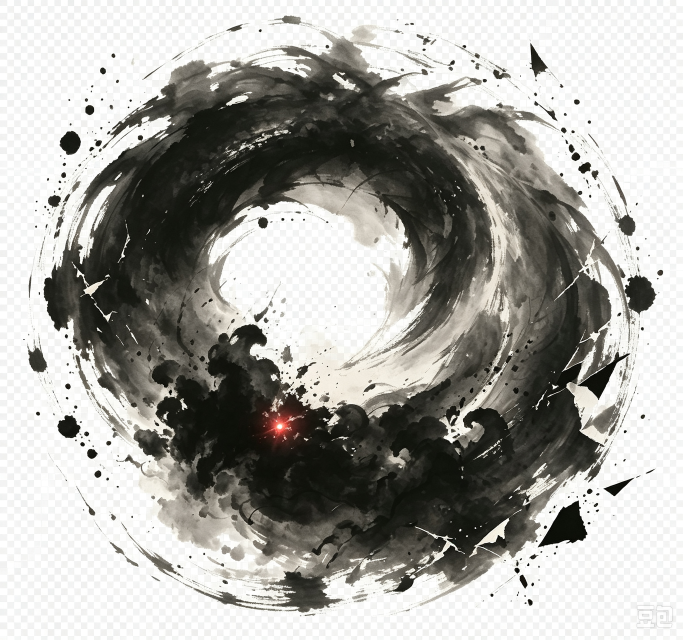
#> input picture zon1_boss_P1_出場1.png, 2048 x 1920 px (shown at 1/3 size)
$ python process_xuanming_p1_assets.py
#> lines starting #> are read from the running program, lines starting #| are printed output that depends on the picture; pictures that were not available may be replaced by others from this repository, and a replacement may not be noted
#!/usr/bin/env python3
"""Prepare approved Xuanming P1 sources and candidate projectile sheets for runtime."""
from pathlib import Path
import json
import numpy as np
from PIL import Image, ImageFilter

ROOT=Path(__file__).resolve().parents[1]
OUT=ROOT/'assets'/'boss'/'xuanming-p1'
PROJECTILES=OUT/'projectiles'
OUT.mkdir(parents=True,exist_ok=True)
PROJECTILES.mkdir(parents=True,exist_ok=True)

def ink_alpha(src, canvas=1024, max_subject=900):
#> called with canvas = 1024, max_subject = 900
    im=Image.open(src).convert('RGB')
#> im is the input picture: PIL image 2048x1920 RGB; mean R, G, B 167.8, 166.9, 162.3
    arr=np.asarray(im).astype(np.float32)
    lum=.299*arr[:,:,0]+.587*arr[:,:,1]+.114*arr[:,:,2]
    chroma=arr.max(axis=2)-arr.min(axis=2)
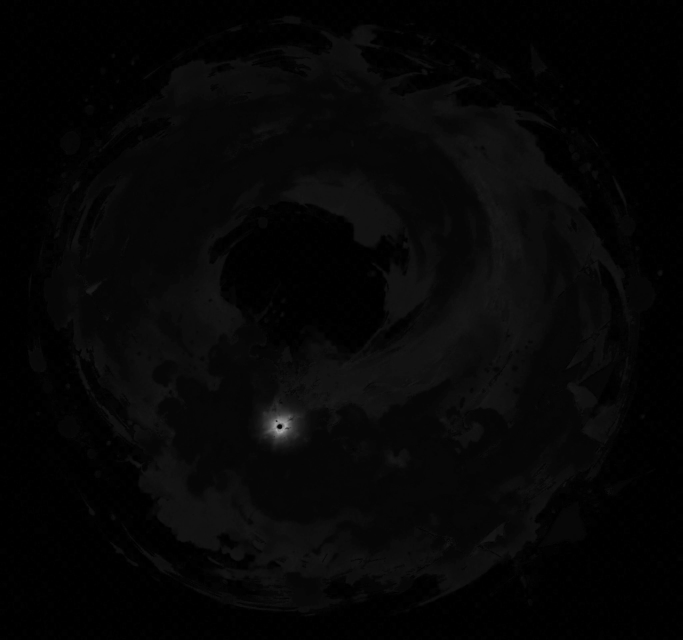
#> chroma: shape (1920, 2048) float32 (shown at 1/3 size); min 0, max 176, mean 5.9
    # The checkerboard is baked into RGB. Its white and grey cells are both light,
    # neutral and repetitive, so remove the whole neutral-light band. Preserve dark
    # ink and the cinnabar core even when surrounded by the baked checker pattern.
    alpha=np.clip((220-lum)*10.0,0,255)
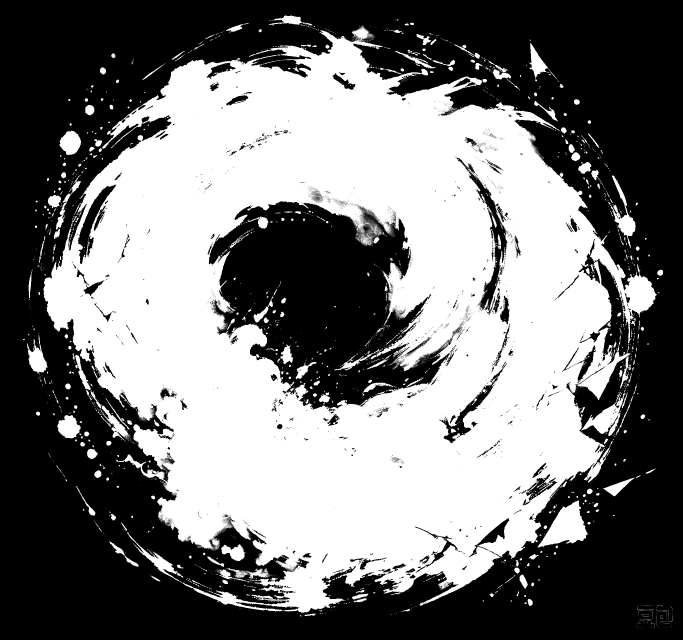
#> alpha: shape (1920, 2048) float32 (shown at 1/3 size); min 0, max 255, mean 118
    alpha[(lum>216)&(chroma<11)]=0
    alpha=Image.fromarray(alpha.astype(np.uint8),'L').filter(ImageFilter.GaussianBlur(.45))
#> alpha: PIL image 2048x1920 L
    rgba=Image.merge('RGBA',(*im.split(),alpha))
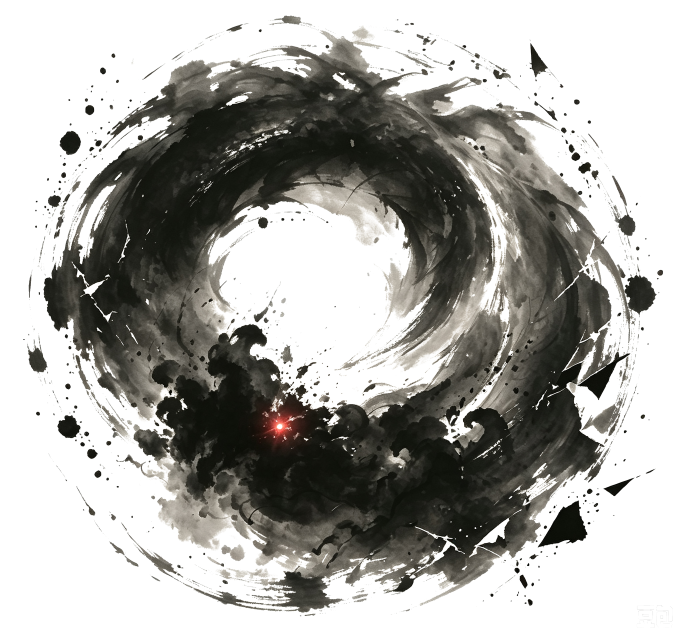
#> rgba: PIL image 2048x1920 RGBA (shown at 1/3 size); mean R, G, B, A 167.8, 166.9, 162.3, 117.9; transparent parts drawn white
    bbox=alpha.getbbox()
#> bbox = (67, 45, 2019, 1884)
    if not bbox: raise ValueError(f'empty source: {src}')
    # Remove the generator watermark zone after content detection.
    x0,y0,x1,y1=bbox
#> x0 = 67; y0 = 45; x1 = 2019; y1 = 1884
    x1=min(x1,int(im.width*.965)); y1=min(y1,int(im.height*.94))
#> after `x1 = min(x1, int(im.width * 0.965))`: x1 = 1976
#> after `y1 = min(y1, int(im.height * 0.94))`: y1 = 1804
    crop=rgba.crop((x0,y0,x1,y1))
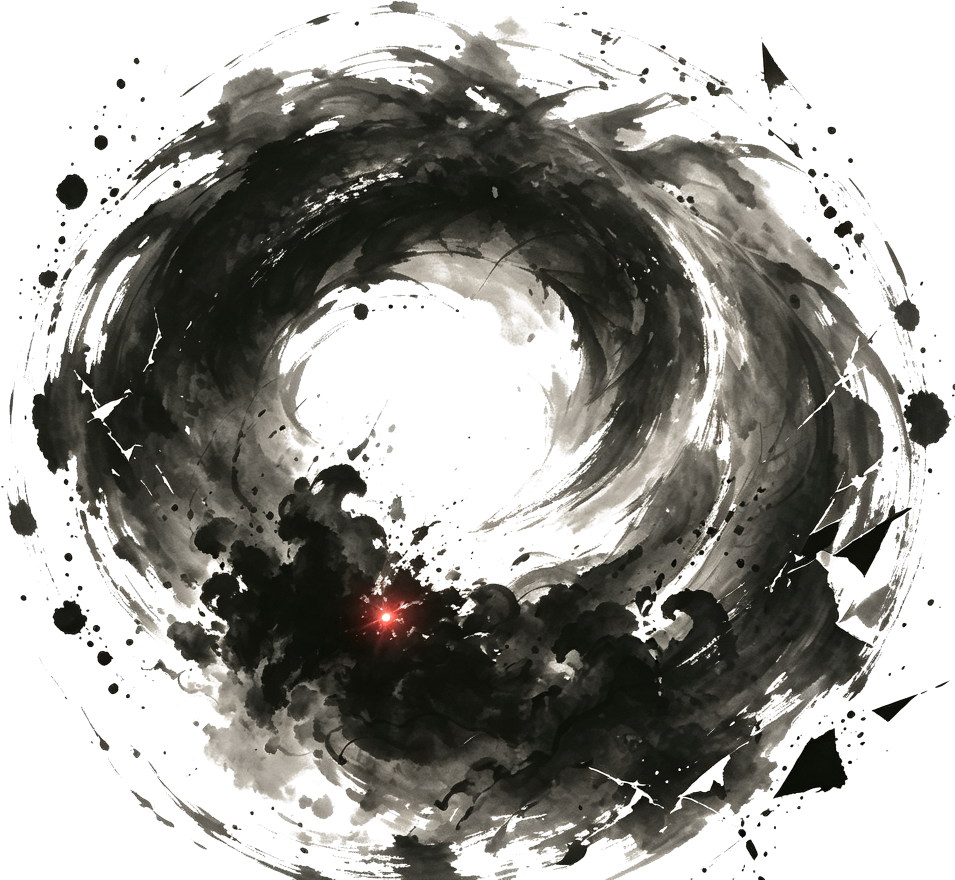
#> crop: PIL image 1909x1759 RGBA (shown at 1/2 size); mean R, G, B, A 154.2, 153.2, 147.9, 137.6; transparent parts drawn white
    scale=min(max_subject/crop.width,max_subject/crop.height)
#> scale = 0.471
    crop=crop.resize((max(1,round(crop.width*scale)),max(1,round(crop.height*scale))),Image.Resampling.LANCZOS)
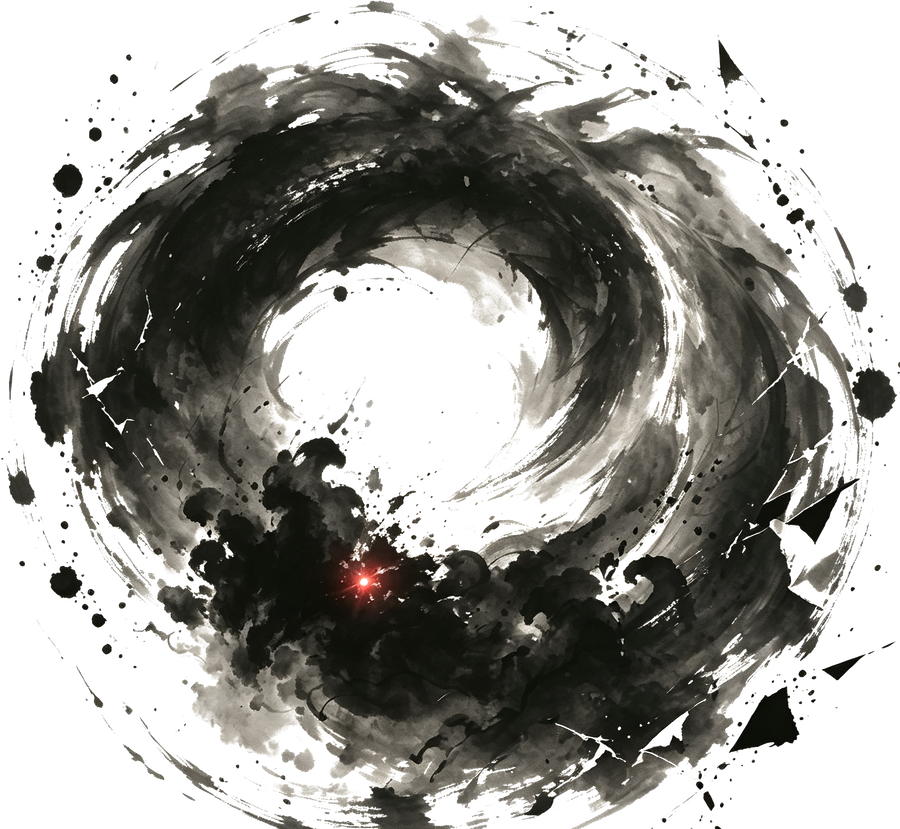
#> crop: PIL image 900x829 RGBA; mean R, G, B, A 53.7, 52.6, 47.8, 137.6; transparent parts drawn white
    dst=Image.new('RGBA',(canvas,canvas))
#> dst: PIL image 1024x1024 RGBA; every value is 0
    dst.alpha_composite(crop,((canvas-crop.width)//2,(canvas-crop.height)//2))
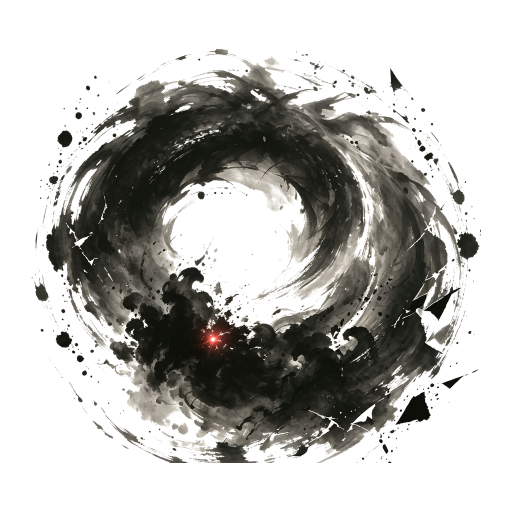
#> dst: PIL image 1024x1024 RGBA (shown at 1/2 size); mean R, G, B, A 38.2, 37.4, 34, 97.9; transparent parts drawn white
    return dst

def split_sheet(src,prefix):
    sheet=Image.open(src).convert('RGBA')
    cell_w=sheet.width/4
    for i in range(4):
        cell=sheet.crop((round(i*cell_w),0,round((i+1)*cell_w),sheet.height))
        bbox=cell.getchannel('A').getbbox()
        if not bbox: raise ValueError(f'empty {prefix} frame {i+1}')
        cell=cell.crop(bbox)
        scale=min(420/cell.width,420/cell.height)
        cell=cell.resize((round(cell.width*scale),round(cell.height*scale)),Image.Resampling.LANCZOS)
        dst=Image.new('RGBA',(512,512))
        dst.alpha_composite(cell,((512-cell.width)//2,(512-cell.height)//2))
        dst.save(PROJECTILES/f'{prefix}_{i+1:02}.png',optimize=True)

sources={
  'manifest':[ROOT/f'zon1_boss_P1_出場{i}.png' if i!=3 else ROOT/'zon1_boss_P1_出場3.Png' for i in range(1,5)],
  'skill':[ROOT/f'zon1_boss_P1_skill{i}.png' for i in (1,2,4)],
  'hurt':[ROOT/f'zone1_boss _受擊{i}.png' for i in range(1,5)]
}
for action,paths in sources.items():
    for i,p in enumerate(paths,1):
        ink_alpha(p).save(OUT/f'BOSS_XUANMING_P1_{action}_{i:02}.png',optimize=True)
#> pass 2 of the loop `for action,paths in sources.items():`:
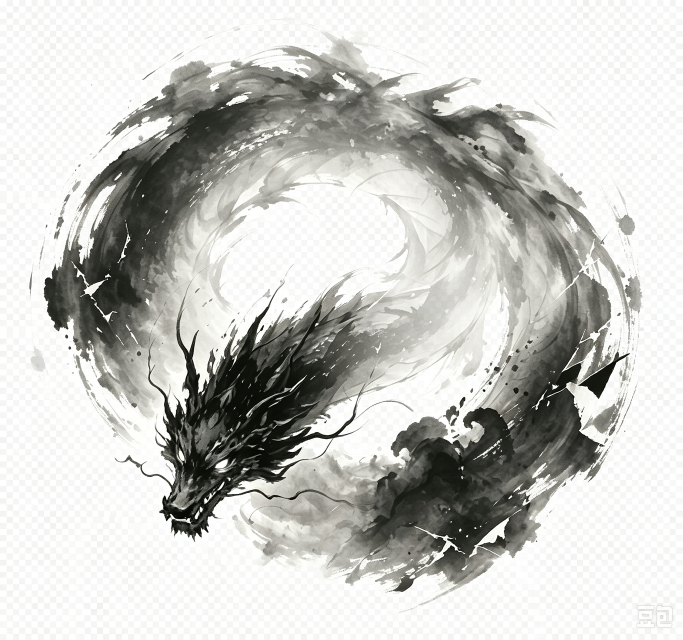
#> input picture zon1_boss_P1_出場2.png, 2048 x 1920 px, given in place of zon1_boss_P1_skill1.png, which was not available (shown at 1/3 size)
#> in ink_alpha, im is the input picture: PIL image 2048x1920 RGB; mean R, G, B 199.4, 199.7, 196.1
#> in ink_alpha (call 5), `alpha=np.clip((220-lum)*10.0,0,255)`:
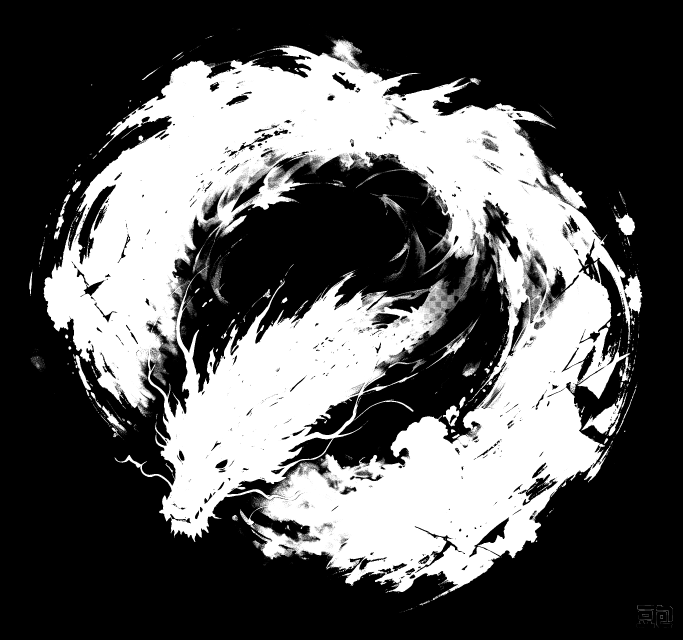
#> alpha: shape (1920, 2048) float32 (shown at 1/3 size); min 0, max 255, mean 90.1
#> bbox = (86, 83, 2018, 1884)
#> in ink_alpha (call 5), `x0,y0,x1,y1=bbox`: x0 = 86; y0 = 83; x1 = 2018; y1 = 1884
#> in ink_alpha (call 5), `x1 = min(x1, int(im.width * 0.965))`: x1 = 1976
#> in ink_alpha (call 5), `y1 = min(y1, int(im.height * 0.94))`: y1 = 1804
#> in ink_alpha (call 5), `dst.alpha_composite(crop,((canvas-crop.width)//2,(canvas-crop.height)/..`:
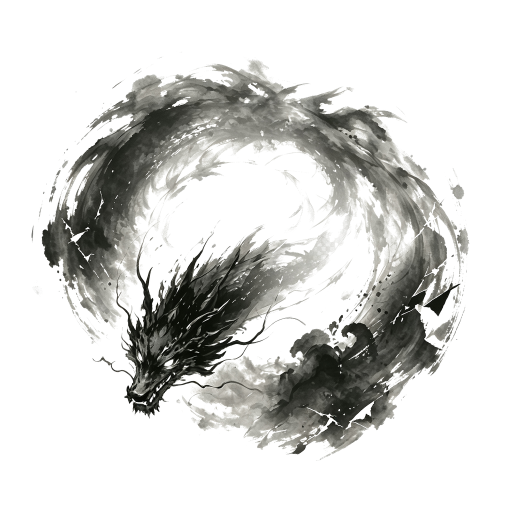
#> dst: PIL image 1024x1024 RGBA (shown at 1/2 size); mean R, G, B, A 44.4, 44.6, 42.1, 76.5; transparent parts drawn white
#> (the run stopped early here; a loop or call above may not have finished)
